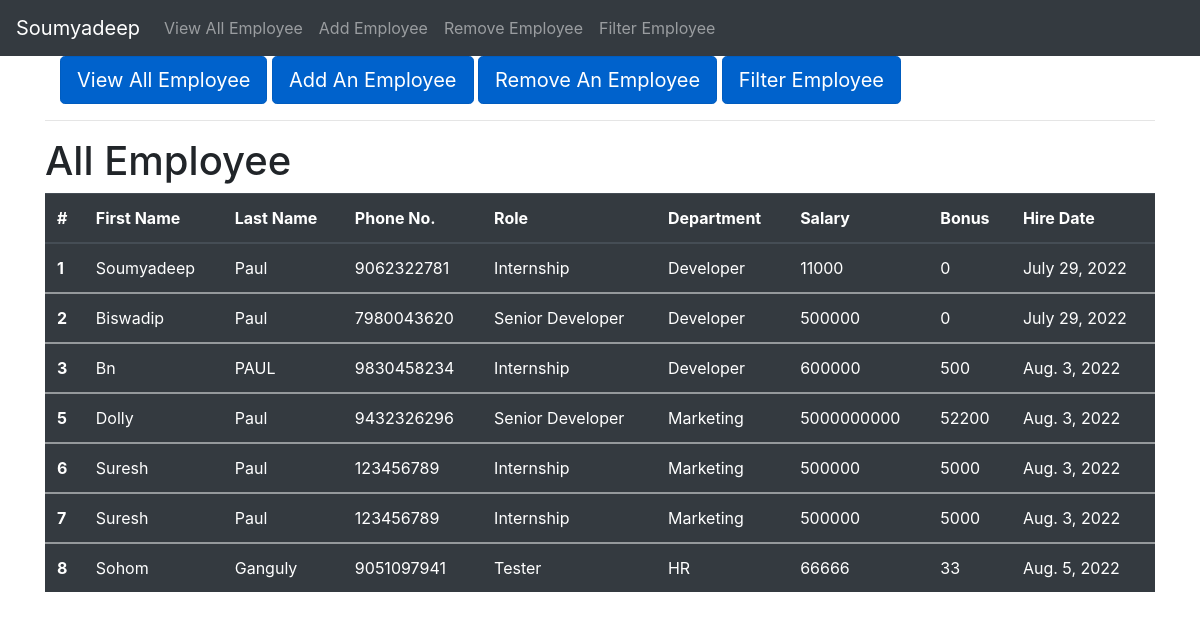
The app's page /all_emp with its own data.
### emp_app/models.py (models this page shows, shortened)
class Employee(models.Model):
    first_name=models.CharField(max_length=100, null=False)
    last_name=models.CharField(max_length=100)
    dept=models.ForeignKey(Department, on_delete=models.CASCADE)
    salary=models.IntegerField(default=0)
    bonus=models.IntegerField(default=0)
    role=models.ForeignKey(Role, on_delete=models.CASCADE)
    phone=models.IntegerField(default=0)
    hire_date=models.DateField()
    def __str__(self):
        return "%s %s %s" %(self.first_name, self.last_name, self.phone)

class Role(models.Model):
    name=models.CharField(max_length=100, null=False)

class Department(models.Model):
    name=models.CharField(max_length=100, null=False)
    location=models.CharField(max_length=100)

### emp_app/views.py (the view)
# urls.py: path('all_emp', views.all_emp, name = 'all_emp'),
def all_emp(request):
    emps=Employee.objects.all()
    context={
        'emps': emps
    }
    print(context)
    return render( request, 'all_emp.html',context)

### emp_app/templates/all_emp.html (shortened to what this page needs)
{% extends 'HeaderFooter.html' %} {% comment %} to fetch navbar from base.html {% endcomment %}
  {% block body %}
    <div class="container">
        <div class="container">
            <a href="/all_emp" class="btn btn-primary btn-lg active" role="button" aria-pressed="true">View All Employee</a>
            <a href="/add_emp" class="btn btn-primary btn-lg active" role="button" aria-pressed="true">Add An Employee</a>
            <a href="/remove_emp" class="btn btn-primary btn-lg active" role="button" aria-pressed="true">Remove An Employee</a>
            <a href="/filter_emp" class="btn btn-primary btn-lg active" role="button" aria-pressed="true">Filter Employee</a>
        </div>
        <hr>
        <h1>All Employee</h1>
        <table class="table table-dark">
            <thead>
              <tr>
                <th scope="col">#</th>
                <th scope="col">First Name</th>
                <th scope="col">Last Name</th>
                <th scope="col">Phone No.</th>
                <th scope="col">Role</th>
                <th scope="col">Department</th>
                <th scope="col">Salary</th>
                <th scope="col">Bonus</th>
                <th scope="col">Hire Date</th>
              </tr>
            </thead>
            {%for emp in emps%}
            <tbody>
              <tr>
                <th scope="row">{{emp.id}}</th>
                <td>{{emp.first_name}}</td>
                <td>{{emp.last_name}}</td>
                <td>{{emp.phone}}</td>
                <td>{{emp.role.name}}</td>
                <td>{{emp.dept.name}}</td>
                <td>{{emp.salary}}</td>
                <td>{{emp.bonus}}</td>
                <td>{{emp.hire_date}}</td>
              </tr>
            </tbody>
            {% endfor %}
          </table>
    </div>
    {% endblock body %}

### emp_app/templates/HeaderFooter.html (shortened to what this page needs)
<!DOCTYPE html>
<html lang="en">
<head>
  <link rel="stylesheet" href="https://cdn.jsdelivr.net/npm/bootstrap@4.6.1/dist/css/bootstrap.min.css">
</head>
<body>
    <nav class="navbar navbar-expand-sm bg-dark navbar-dark">
        <a class="navbar-brand" href="/">Soumyadeep </a>
        <ul class="navbar-nav">
          <li class="nav-item">
            <a class="nav-link" href="/all_emp">View All Employee</a>
          </li>
          <li class="nav-item">
            <a class="nav-link" href="/add_emp">Add Employee</a>
          </li>
          <li class="nav-item">
            <a class="nav-link" href="/remove_emp">Remove Employee</a>
          </li>
          <li class="nav-item">
            <a class="nav-link" href="/filter_emp">Filter Employee</a>
          </li>
        </ul>
      </nav>
 {% block body %}{% endblock body %}
</body>
</html>

### records on screen
Employee: id "1", first_name "Soumyadeep", last_name "Paul", phone "9062322781", role.name "Internship", dept.name "Developer", salary "11000", bonus "0", hire_date "July 29, 2022"
Employee: id "2", first_name "Biswadip", last_name "Paul", phone "7980043620", role.name "Senior Developer", dept.name "Developer", salary "500000", bonus "0", hire_date "July 29, 2022"
Employee: id "3", first_name "Bn", last_name "PAUL", phone "9830458234", role.name "Internship", dept.name "Developer", salary "600000", bonus "500", hire_date "Aug. 3, 2022"
Employee: id "5", first_name "Dolly", last_name "Paul", phone "9432326296", role.name "Senior Developer", dept.name "Marketing", salary "5000000000", bonus "52200", hire_date "Aug. 3, 2022"
Employee: id "6", first_name "Suresh", last_name "Paul", phone "123456789", role.name "Internship", dept.name "Marketing", salary "500000", bonus "5000", hire_date "Aug. 3, 2022"
Employee: id "7", first_name "Suresh", last_name "Paul", phone "123456789", role.name "Internship", dept.name "Marketing", salary "500000", bonus "5000", hire_date "Aug. 3, 2022"
Employee: id "8", first_name "Sohom", last_name "Ganguly", phone "9051097941", role.name "Tester", dept.name "HR", salary "66666", bonus "33", hire_date "Aug. 5, 2022"
